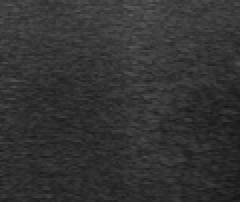
#> input picture SystemBack/Images/1/0087_r1p_1.png, 120 x 101 px, given in place of 0000_cup_1.png, which was not available (shown 2 times larger)
$ python pythonfile.py Images/1/0087_r1p_1.png Images/1/0098_l1p_1.png
#> lines starting #> are read from the running program, lines starting #| are printed output that depends on the picture; pictures that were not available may be replaced by others from this repository, and a replacement may not be noted
### SystemBack/TextureMatrices.py
# Copyright © 2019-2023. All rights reserved.
# Authors: Vitalii Babenko
# Contacts: vbabenko2191@gmail.com

from cv2 import imread
from numpy import diff, amin, amax, asarray, zeros, sum, copy, reshape
from skimage.feature import graycomatrix
from pandas import DataFrame


def get_greyscale_matrix(filename):
    matrix = imread(filename, 0)
    return matrix.astype(int)


# Difference matrix
# [10 lines left out: function get_diff_matrix, not called in this run]


# Normed matrix
def get_norm_matrix(orig_matrix):
    norm_matrix = 255 * ((orig_matrix - amin(orig_matrix)) / (amax(orig_matrix) - amin(orig_matrix)))
    return asarray(norm_matrix, int)


# Equalized matrix
def get_eq_matrix(orig_matrix):
    eq_pixels = zeros(256)
    count = 0
    for i in range(256):
        count += sum(orig_matrix == i)
        eq_pixels[i] = (count * 255) / orig_matrix.size
    eq_matrix = copy(orig_matrix)
    for i in range(eq_matrix.shape[0]):
        for j in range(eq_matrix.shape[1]):
            eq_matrix[i, j] = round(eq_pixels[eq_matrix[i, j]], 0)
    return asarray(eq_matrix, int)


# Grey Level Co-Occurrence Matrix
def get_glcm(matrix, angle):
    init_glcm = graycomatrix(matrix, distances=[1], angles=[angle], levels=256, symmetric=True)
    init_glcm = asarray(reshape(init_glcm, (256, 256)), int)
    a_min, a_max = amin(matrix), amax(matrix)
    glcm = []
    for i in range(a_min, a_max + 1):
        for j in range(i, a_max + 1):
            glcm.append([i, j, init_glcm[i, j]])
    glcm = DataFrame(glcm, columns=['x', 'y', 'z'])
    return glcm.sort_values(['x', 'y'])


# Grey Level Run Length Matrix
def get_glrlm(matrix, max_len=5):
    glrlm = asarray(zeros((256, max_len)), int)
    for i in range(matrix.size):
        # len = 1
        glrlm[matrix[i]][0] += 1
        # len = 2
        try:
            if matrix[i] == matrix[i + 1]:
                glrlm[matrix[i]][1] += 1
                glrlm[matrix[i]][0] -= 1
        except:
            continue
        # len = 3
        try:
            if matrix[i] == matrix[i + 1] == matrix[i + 2]:
                glrlm[matrix[i]][2] += 1
                glrlm[matrix[i]][1] -= 1
        except:
            continue
        # len = 4
        try:
            if matrix[i] == matrix[i + 1] == matrix[i + 2] == matrix[i + 3]:
                glrlm[matrix[i]][3] += 1
                glrlm[matrix[i]][2] -= 1
        except:
            continue
        # len = 5
        try:
            if matrix[i] == matrix[i + 1] == matrix[i + 2] == matrix[i + 3] == matrix[i + 4]:
                glrlm[matrix[i]][4] += 1
                glrlm[matrix[i]][3] -= 1
        except:
            continue
    glrlm = glrlm / sum(glrlm)
    return glrlm

### SystemBack/FindLiverClass.py
# Copyright © 2020-2023. All rights reserved.
# Authors: Vitalii Babenko
# Contacts: vbabenko2191@gmail.com

from TextureMatrices import get_greyscale_matrix, get_eq_matrix, get_glcm, get_glrlm
from numpy import asarray, concatenate, argmax
from TextureFeatures import get_all_features
from joblib import load
from os.path import join


# [42 lines of commented-out code are left out]


# [69 lines left out: function get_mean_signs, not called in this run]


def get_classification_results(filename, task_type):
    # Getting texture matrices for Feature Engineering
    matrix = get_greyscale_matrix(filename)  # original image
#> in get_greyscale_matrix, matrix is the input picture: shape (101, 120); min 21, max 94, mean 51.1
#> in get_greyscale_matrix, `return matrix.astype(int)`:
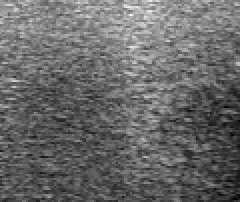
#> returned value: shape (101, 120) int64 (shown 2 times larger); min 21, max 94, mean 51.1; drawn with min black and max white
    orig_gm = asarray(matrix, int)  # converted to numpy 2D array
    gm = get_eq_matrix(orig_gm)  # equalization process
#> the loop in get_eq_matrix, `for i in range(256):` made 256 passes
#> count on passes 1 to 3: 0, 0, 0
#> after the loop in get_eq_matrix, `for i in range(256):`: count = 12120; eq_pixels = 256 values from 0 to 255
#> after the loop in get_eq_matrix, `for i in range(eq_matrix.shape[0]):`:
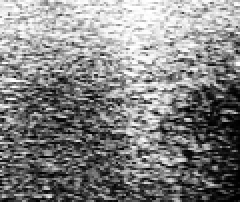
#> eq_matrix: shape (101, 120) int64 (shown 2 times larger); min 0, max 255, mean 131.1
    glcm0 = get_glcm(gm, 0).values  # gray-level co-occurrence matrix (0 angle)
#> in get_glcm, `init_glcm = asarray(reshape(init_glcm, (256, 256)), int)`:
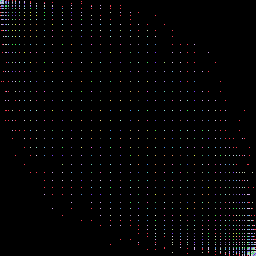
#> init_glcm: shape (256, 256) int64; 90 distinct labels, from 0 to 124; one colour per label, 0 black
#> in get_glcm, `a_min, a_max = amin(matrix), amax(matrix)`: a_min = 0; a_max = 255
#> after the loop in get_glcm, `for i in range(a_min, a_max + 1):`: glcm = 32896 items
#> in get_glcm, `glcm = DataFrame(glcm, columns=['x', 'y', 'z'])`: glcm = table of 32896 rows and 3 columns
    conc_matrix = concatenate(gm, axis=None)  # convert GM from 2-D to 1-D
#> conc_matrix = 12120 values, max 255 at index 74, min 0 at index 6472, mean 131.1
    glrlm0 = get_glrlm(conc_matrix)  # grey-level run length matrix (0 angle)
#> after the loop in get_glrlm, `for i in range(matrix.size):`: glrlm = 256 rows, first 6: [10, 4, 2, 0, 0], [43, 7, 0, 0, 0], [32, 2, 0, 0, 0], [52, 8, 1, 0, 0], [0, 0, 0, 0, 0], [56, 3, 0, 0, 0]
#> in get_glrlm, `glrlm = glrlm / sum(glrlm)`: glrlm = 256 rows, first 6: [0.000825, 0.00033, 0.000165, 0, 0], [0.00355, 0.000578, 0, 0, 0], [0.00264, 0.000165, 0, 0, 0], [0.00429, 0.00066, 8.25e-05, 0, 0], [0, 0, 0, 0, 0], [0.00462, 0.000248, 0, 0, 0]
#> glrlm0 has the same summary as glrlm in get_glrlm
    glcm90 = get_glcm(gm, 90)  # gray-level co-occurrence matrix (90 angle)
#> call 2 of get_glcm, with angle = 90
#> in get_glcm (call 2), `init_glcm = asarray(reshape(init_glcm, (256, 256)), int)`:
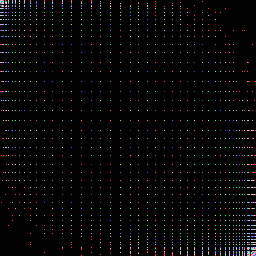
#> init_glcm: shape (256, 256) int64; 63 distinct labels, from 0 to 67; one colour per label, 0 black
#> after the loop in get_glcm (call 2), `for i in range(a_min, a_max + 1):`: glcm = 32896 items
#> in get_glcm (call 2), `glcm = DataFrame(glcm, columns=['x', 'y', 'z'])`: glcm = table of 32896 rows and 3 columns
#> glcm90 = table of 32896 rows and 3 columns
    conc_matrix = concatenate(gm.T, axis=None)  # transporting matrix
#> conc_matrix = 12120 values, max 255 at index 406, min 0 at index 10901, mean 131.1
    glrlm90 = get_glrlm(conc_matrix)  # grey-level run length matrix (90 angle)
#> after the loop in get_glrlm (call 2), `for i in range(matrix.size):`: glrlm = 256 rows, first 6: [15, 1, 0, 0, 0], [42, 6, 1, 1, 0], [33, 1, 0, 0, 0], [60, 1, 0, 0, 0], [0, 0, 0, 0, 0], [59, 0, 0, 0, 0]
#> in get_glrlm (call 2), `glrlm = glrlm / sum(glrlm)`: glrlm = 256 rows, first 6: [0.00124, 8.25e-05, 0, 0, 0], [0.00347, 0.000495, 8.25e-05, 8.25e-05, 0], [0.00272, 8.25e-05, 0, 0, 0], [0.00495, 8.25e-05, 0, 0, 0], [0, 0, 0, 0, 0], [0.00487, 0, 0, 0, 0]
#> glrlm90 has the same summary as glrlm in get_glrlm
    texture_matrices = {'gm': gm, 'glcm0': glcm0, 'glcm90': glcm90, 'glrlm0': glrlm0, 'glrlm90': glrlm90}

    if str(task_type) == '1':
        task = 'red'
        image_features = get_all_features(task, texture_matrices)
        scaler = load(join('StandardScaler', task + '.gz'))
        image_features = scaler.transform(image_features)
        scaler = load(join('MinMaxScaler', task + '.gz'))
        image_features = scaler.transform(image_features)
        gbm = load(join('Classifiers/LogisticRegression', task + '.pkl'))
        y_pred = gbm.predict(image_features)[0]
        y_proba = gbm.predict_proba(image_features)[0][y_pred]
        if y_pred == 0:
            return {'prediction': 'norma',
                    'probability': y_proba}
        else:
            return {'prediction': 'pathology',
                    'probability': y_proba}

    elif str(task_type) == '2':
        tasks = ['red', 'orange', 'yellow', 'green', 'sky', 'blue', 'purple']
        # tasks names
        names = {'red': '0 vs 1-2-3-4',
                 'orange': '0-1 vs 2-3-4',
                 'yellow': '0-1-2 vs 3-4',
                 'green': '0-1-2-3 vs 4',
                 'sky': '1-2 vs 3-4',
                 'blue': '1 vs 2-3-4',
                 'purple': '1-2-3 vs 4'}
        predictions = {'red': ['0', '1-2-3-4'],
                       'orange': ['0-1', '2-3-4'],
                       'yellow': ['0-1-2', '3-4'],
                       'green': ['0-1-2-3', '4'],
                       'sky': ['1-2', '3-4'],
                       'blue': ['1', '2-3-4'],
                       'purple': ['1-2-3', '4']}
        weights = {'red': [[0], [1, 2, 3, 4]],
                   'orange': [[0, 1], [2, 3, 4]],
                   'yellow': [[0, 1, 2], [3, 4]],
                   'green': [[0, 1, 2, 3], [4]]}
        final_probabilities = [0, 0, 0, 0, 0]
        res = []
        for task in tasks:
            image_features = get_all_features(task, texture_matrices)
            scaler = load(join('StandardScaler', task + '.gz'))
            image_features = scaler.transform(image_features)
            scaler = load(join('MinMaxScaler', task + '.gz'))
            image_features = scaler.transform(image_features)
            gbm = load(join('Classifiers/LogisticRegression', task + '.pkl'))
            y_pred = gbm.predict(image_features)[0]
            opposite = 1 - y_pred
            y_proba = gbm.predict_proba(image_features)[0][y_pred]
            try:
                for weight in weights[task][y_pred]:
                    final_probabilities[weight] += y_proba
                for weight in weights[task][opposite]:
                    final_probabilities[weight] += 1 - y_proba

                res.append({'task': names[task],
                            'prediction': predictions[task][y_pred],
                            'probability': y_proba})
            except:
                res.append({'task': names[task],
                            'prediction': predictions[task][y_pred],
                            'probability': y_proba})
#> after the loop, final_probabilities = [0, 0, 0, 0, 0]; res = []

        for i in range(len(final_probabilities)):
            final_probabilities[i] /= 4

        prob_sum = sum(final_probabilities)
        for i in range(len(final_probabilities)):
            final_probabilities[i] = final_probabilities[i] / prob_sum

        final_class = argmax(final_probabilities)
        res.append({'task': 'multiclass',
                    'prediction': final_class,
                    'probability': final_probabilities[final_class]})
        return res
    else:
        print('Error')

    # # Генетический лес
    # gf_prob, gf_class = forest_prediction(sensor_type, img_f)
    # gf_result = 'norma' if gf_class == 0 else 'pathology'
    # # Пороги трёх наилучших признаков
    # mean_signs = get_mean_signs(sensor_type, img_f)
    #
    # return {'forest_prediction': gf_result,
    #         'forest_probability': round(gf_prob, 3),
    #         'feature_1': mean_signs[0],
    #         'feature_2': mean_signs[1],
    #         'feature_3': mean_signs[2]}

### SystemBack/TextureFeatures.py
# Copyright © 2019-2023. All rights reserved.
# Authors: Vitalii Babenko
# Contacts: vbabenko2191@gmail.com

import FeaturesStack as FS
from pandas import DataFrame
from numpy import concatenate
from os.path import join
from json import load


# [15 lines left out: functions glcm_features, glrlm_features, not called in this run]


def get_all_features(task, texture_matrices):
#> (the run stopped early here; a loop or call above may not have finished)

$ run again, on SystemBack/Images/1/0100_l1p_2.png
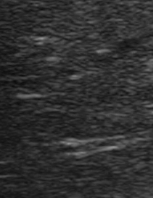
#> input picture SystemBack/Images/1/0100_l1p_2.png, 153 x 198 px, given in place of 0000_cup_1.png, which was not available
#> in get_greyscale_matrix, matrix is the input picture: shape (198, 153); min 12, max 144, mean 47.8
#> the loop in get_eq_matrix, `for i in range(256):` made 256 passes
#> count on passes 1 to 3: 0, 0, 0
#> after the loop in get_eq_matrix, `for i in range(256):`: count = 30294; eq_pixels = 256 values from 0 to 255
#> after the loop in get_eq_matrix, `for i in range(eq_matrix.shape[0]):`:
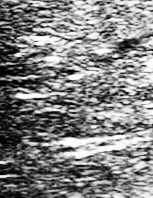
#> eq_matrix: shape (198, 153) int64; min 0, max 255, mean 130.2
#> init_glcm: shape (256, 256) int64; 169 distinct labels, from 0 to 246
#> a_min = 0; a_max = 255
#> after the loop in get_glcm, `for i in range(a_min, a_max + 1):`: glcm = 32896 items
#> in get_glcm, `glcm = DataFrame(glcm, columns=['x', 'y', 'z'])`: glcm = table of 32896 rows and 3 columns
#> after the loop in get_glrlm, `for i in range(matrix.size):`: glrlm = 256 rows, first 6: [27, 20, 10, 1, 0], [82, 26, 9, 1, 0], [74, 8, 1, 1, 0], [116, 21, 5, 0, 0], [0, 0, 0, 0, 0], [114, 22, 5, 1, 1]
#> in get_glrlm, `glrlm = glrlm / sum(glrlm)`: glrlm = 256 rows, first 6: [0.000891, 0.00066, 0.00033, 3.3e-05, 0], [0.00271, 0.000858, 0.000297, 3.3e-05, 0], [0.00244, 0.000264, 3.3e-05, 3.3e-05, 0], [0.00383, 0.000693, 0.000165, 0, 0], [0, 0, 0, 0, 0], [0.00376, 0.000726, 0.000165, 3.3e-05, 3.3e-05]
#> glrlm0 has the same summary as glrlm in get_glrlm
#> in get_glcm (call 2), `init_glcm = asarray(reshape(init_glcm, (256, 256)), int)`:
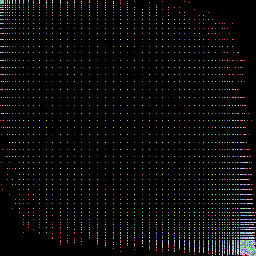
#> init_glcm: shape (256, 256) int64; 103 distinct labels, from 0 to 111; one colour per label, 0 black
#> after the loop in get_glcm (call 2), `for i in range(a_min, a_max + 1):`: glcm = 32896 items
#> in get_glcm (call 2), `glcm = DataFrame(glcm, columns=['x', 'y', 'z'])`: glcm = table of 32896 rows and 3 columns
#> after the loop in get_glrlm (call 2), `for i in range(matrix.size):`: glrlm = 256 rows, first 6: [43, 14, 1, 0, 0], [103, 13, 1, 1, 0], [78, 6, 0, 0, 0], [139, 3, 0, 0, 0], [0, 0, 0, 0, 0], [139, 4, 0, 0, 0]
#> in get_glrlm (call 2), `glrlm = glrlm / sum(glrlm)`: glrlm = 256 rows, first 6: [0.00142, 0.000462, 3.3e-05, 0, 0], [0.0034, 0.000429, 3.3e-05, 3.3e-05, 0], [0.00257, 0.000198, 0, 0, 0], [0.00459, 9.9e-05, 0, 0, 0], [0, 0, 0, 0, 0], [0.00459, 0.000132, 0, 0, 0]
#> glrlm90 has the same summary as glrlm in get_glrlm
#> after the loop in get_classification_results, `for task in tasks:`: final_probabilities = [0, 0, 0, 0, 0]; res = []

$ run again, on SystemBack/Images/1/0136_l1p_1.png
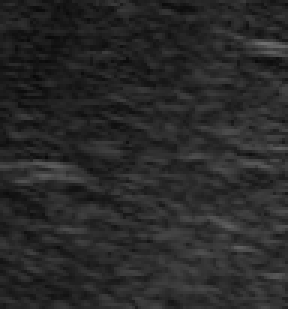
#> input picture SystemBack/Images/1/0136_l1p_1.png, 96 x 103 px, given in place of 0000_cup_1.png, which was not available (shown 3 times larger)
#> in get_greyscale_matrix, matrix is the input picture: shape (103, 96); min 8, max 111, mean 40.8
#> the loop in get_eq_matrix, `for i in range(256):` made 256 passes
#> count on passes 1 to 3: 0, 0, 0
#> after the loop in get_eq_matrix, `for i in range(256):`: count = 9888; eq_pixels = 256 values from 0 to 255
#> after the loop in get_eq_matrix, `for i in range(eq_matrix.shape[0]):`:
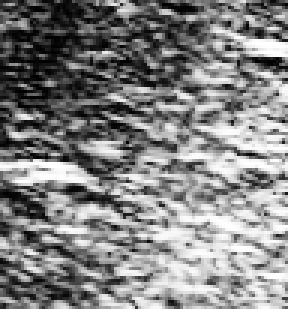
#> eq_matrix: shape (103, 96) int64 (shown 3 times larger); min 0, max 255, mean 130.4
#> init_glcm: shape (256, 256) int64; 57 distinct labels, from 0 to 68
#> a_min = 0; a_max = 255
#> after the loop in get_glcm, `for i in range(a_min, a_max + 1):`: glcm = 32896 items
#> in get_glcm, `glcm = DataFrame(glcm, columns=['x', 'y', 'z'])`: glcm = table of 32896 rows and 3 columns
#> in get_classification_results, `conc_matrix = concatenate(gm, axis=None)`: conc_matrix = 9888 values, max 255 at index 1429, min 0 at index 150, mean 130.4
#> after the loop in get_glrlm, `for i in range(matrix.size):`: glrlm = 256 rows, first 6: [14, 3, 0, 0, 0], [23, 2, 0, 0, 0], [22, 3, 0, 0, 0], [41, 4, 0, 0, 0], [50, 2, 0, 0, 0], [0, 0, 0, 0, 0]
#> in get_glrlm, `glrlm = glrlm / sum(glrlm)`: glrlm = 256 rows, first 6: [0.00142, 0.000303, 0, 0, 0], [0.00233, 0.000202, 0, 0, 0], [0.00222, 0.000303, 0, 0, 0], [0.00415, 0.000405, 0, 0, 0], [0.00506, 0.000202, 0, 0, 0], [0, 0, 0, 0, 0]
#> glrlm0 has the same summary as glrlm in get_glrlm
#> in get_glcm (call 2), `init_glcm = asarray(reshape(init_glcm, (256, 256)), int)`:
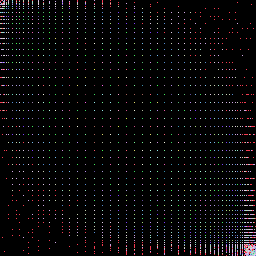
#> init_glcm: shape (256, 256) int64; 38 distinct labels, from 0 to 40; one colour per label, 0 black
#> after the loop in get_glcm (call 2), `for i in range(a_min, a_max + 1):`: glcm = 32896 items
#> in get_glcm (call 2), `glcm = DataFrame(glcm, columns=['x', 'y', 'z'])`: glcm = table of 32896 rows and 3 columns
#> in get_classification_results, `conc_matrix = concatenate(gm.T, axis=None)`: conc_matrix = 9888 values, max 255 at index 1806, min 0 at index 751, mean 130.4
#> after the loop in get_glrlm (call 2), `for i in range(matrix.size):`: glrlm = 256 rows, first 6: [17, 0, 0, 0, 0], [25, 0, 0, 0, 0], [25, 0, 0, 0, 0], [43, 2, 0, 0, 0], [50, 2, 0, 0, 0], [0, 0, 0, 0, 0]
#> in get_glrlm (call 2), `glrlm = glrlm / sum(glrlm)`: glrlm = 256 rows, first 6: [0.00172, 0, 0, 0, 0], [0.00253, 0, 0, 0, 0], [0.00253, 0, 0, 0, 0], [0.00435, 0.000202, 0, 0, 0], [0.00506, 0.000202, 0, 0, 0], [0, 0, 0, 0, 0]
#> glrlm90 has the same summary as glrlm in get_glrlm
#> after the loop in get_classification_results, `for task in tasks:`: final_probabilities = [0, 0, 0, 0, 0]; res = []

$ run again, on SystemBack/Images/1/0136_l1p_2.png
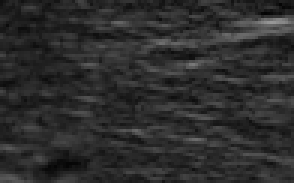
#> input picture SystemBack/Images/1/0136_l1p_2.png, 98 x 61 px, given in place of 0000_cup_1.png, which was not available (shown 3 times larger)
#> in get_greyscale_matrix, matrix is the input picture: shape (61, 98); min 4, max 152, mean 44.9
#> the loop in get_eq_matrix, `for i in range(256):` made 256 passes
#> count on passes 1 to 3: 0, 0, 0
#> after the loop in get_eq_matrix, `for i in range(256):`: count = 5978; eq_pixels = 256 values from 0 to 255
#> in get_glcm, `init_glcm = asarray(reshape(init_glcm, (256, 256)), int)`:
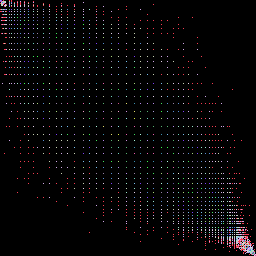
#> init_glcm: shape (256, 256) int64; 35 distinct labels, from 0 to 42; one colour per label, 0 black
#> a_min = 0; a_max = 255
#> after the loop in get_glcm, `for i in range(a_min, a_max + 1):`: glcm = 32896 items
#> in get_glcm, `glcm = DataFrame(glcm, columns=['x', 'y', 'z'])`: glcm = table of 32896 rows and 3 columns
#> in get_classification_results, `conc_matrix = concatenate(gm, axis=None)`: conc_matrix = 5978 values, max 255 at index 679, min 0 at index 191, mean 130
#> after the loop in get_glrlm, `for i in range(matrix.size):`: glrlm = 256 rows, first 6: [5, 2, 2, 1, 0], [15, 5, 4, 1, 0], [18, 3, 0, 0, 0], [12, 1, 0, 0, 0], [20, 0, 0, 0, 0], [25, 2, 0, 0, 0]
#> in get_glrlm, `glrlm = glrlm / sum(glrlm)`: glrlm = 256 rows, first 6: [0.000836, 0.000335, 0.000335, 0.000167, 0], [0.00251, 0.000836, 0.000669, 0.000167, 0], [0.00301, 0.000502, 0, 0, 0], [0.00201, 0.000167, 0, 0, 0], [0.00335, 0, 0, 0, 0], [0.00418, 0.000335, 0, 0, 0]
#> glrlm0 has the same summary as glrlm in get_glrlm
#> in get_glcm (call 2), `init_glcm = asarray(reshape(init_glcm, (256, 256)), int)`:
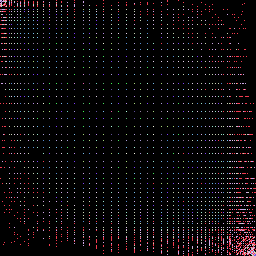
#> init_glcm: shape (256, 256) int64; 22 distinct labels, from 0 to 23; one colour per label, 0 black
#> after the loop in get_glcm (call 2), `for i in range(a_min, a_max + 1):`: glcm = 32896 items
#> in get_glcm (call 2), `glcm = DataFrame(glcm, columns=['x', 'y', 'z'])`: glcm = table of 32896 rows and 3 columns
#> in get_classification_results, `conc_matrix = concatenate(gm.T, axis=None)`: conc_matrix = 5978 values, max 255 at index 5314, min 0 at index 1153, mean 130
#> after the loop in get_glrlm (call 2), `for i in range(matrix.size):`: glrlm = 256 rows, first 6: [9, 1, 0, 0, 0], [18, 5, 2, 0, 0], [21, 0, 0, 0, 0], [13, 0, 0, 0, 0], [19, 1, 0, 0, 0], [27, 0, 0, 0, 0]
#> in get_glrlm (call 2), `glrlm = glrlm / sum(glrlm)`: glrlm = 256 rows, first 6: [0.00151, 0.000167, 0, 0, 0], [0.00301, 0.000836, 0.000335, 0, 0], [0.00351, 0, 0, 0, 0], [0.00217, 0, 0, 0, 0], [0.00318, 0.000167, 0, 0, 0], [0.00452, 0, 0, 0, 0]
#> glrlm90 has the same summary as glrlm in get_glrlm
#> after the loop in get_classification_results, `for task in tasks:`: final_probabilities = [0, 0, 0, 0, 0]; res = []
